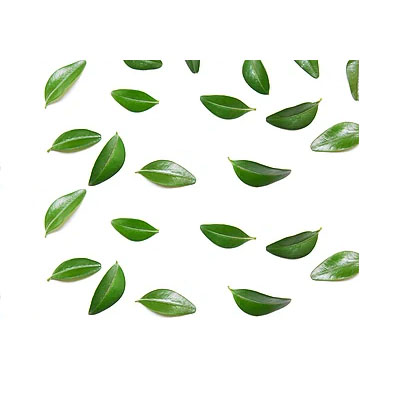
#> input picture Images/l2.jpg, 400 x 400 px
$ python Contour.py
#> lines starting #> are read from the running program, lines starting #| are printed output that depends on the picture; after the words box and inside, x2 and y2 are one past the last pixel; in counts of white or black regions, pixels touching at a corner belong together
from tkinter.tix import IMAGE
import cv2
import numpy as np


img = cv2.imread("Images/l2.jpg")
#> img is the input picture: shape (400, 400, 3); mean B, G, R 230.8, 240, 234.9
img = cv2.resize(img, (400,400))
gray = cv2.cvtColor(img,  cv2.COLOR_BGR2GRAY)
blurred = cv2.GaussianBlur(gray, (15,15), 0)
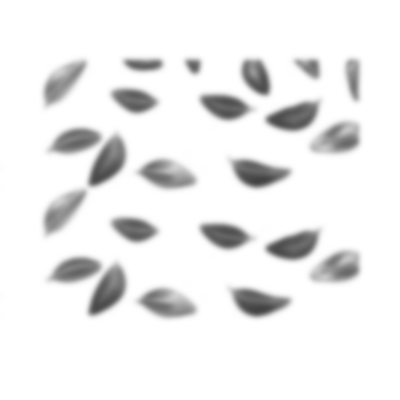
#> blurred: shape (400, 400); min 66, max 255, mean 237.5


canny = cv2.Canny(blurred,30,150,3)
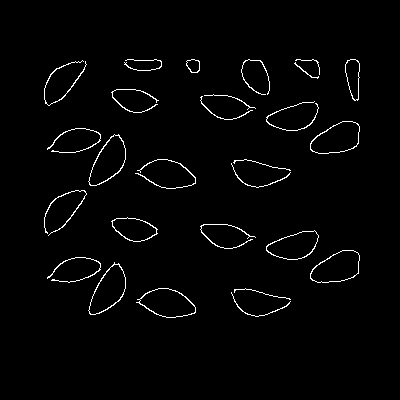
#> canny: shape (400, 400); 1.9% white in thin lines or dots, all inside (x1, y1, x2, y2) = (44, 59, 360, 318)
dilated = cv2.dilate(canny,(1,1), iterations= 2)
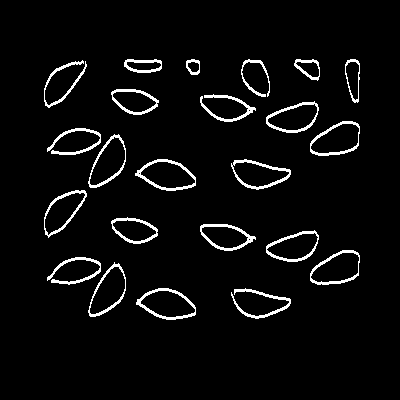
#> dilated: shape (400, 400); 4.5% white in thin lines or dots, all inside (x1, y1, x2, y2) = (44, 59, 360, 320)
(cnt, heirarchy) = cv2.findContours(dilated.copy(), cv2.RETR_EXTERNAL, cv2.CHAIN_APPROX_NONE)
#> cnt = 23 contours; largest, box (x1, y1, x2, y2) and area: (135, 159, 196, 191) 1275, (136, 288, 196, 320) 1271, (310, 121, 360, 156) 1230, (310, 250, 360, 285) 1228, (88, 134, 126, 188) 1187
rgb = cv2.cvtColor(img, cv2.COLOR_RGB2BGR)
cv2.drawContours(rgb,cnt,-1, (0,255,0),2)
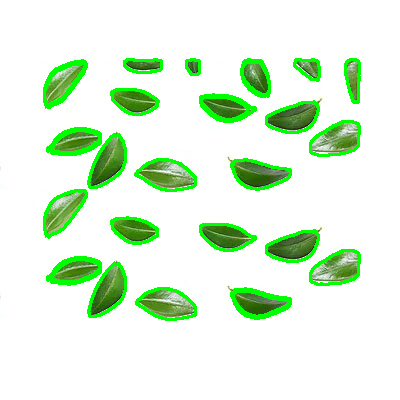
#> rgb: shape (400, 400, 3); mean R, G, B 221.7, 243.2, 218.5


i = 1
for i in range(len(cnt)):

    xs = [x for [(x,y)] in cnt[i]]
    xs.sort()
    xL, xU = xs[0], xs[-1]

    ys = [y for [(x,y)] in cnt[i]]
    ys.sort()
    yL, yU = ys[0], ys[-1]

    rgb = cv2.rectangle(rgb, (xL,yL), (xU, yU), (0,0,255),2)

    cv2.putText(rgb, str(i), (xL, yL-10), cv2.FONT_HERSHEY_SIMPLEX, 0.5, (0,0,0), 2, cv2.LINE_AA)


    cv2.imshow("Try2",rgb)
    cv2.waitKey(100)
#> this loop made 23 passes
#> (xL, xU, yL, yU) on passes 1 to 12: (231, 290, 288, 318), (136, 195, 288, 319), (88, 125, 262, 316), (47, 100, 257, 284), (310, 359, 250, 284), (266, 318, 230, 261), (200, 255, 224, 250), (111, 157, 217, 243), (44, 86, 190, 237), (231, 290, 159, 189), (135, 195, 159, 190), (88, 125, 134, 187)
#> pass 1, `rgb = cv2.rectangle(rgb, (xL,yL), (xU, yU), (0,0,255),2)`:
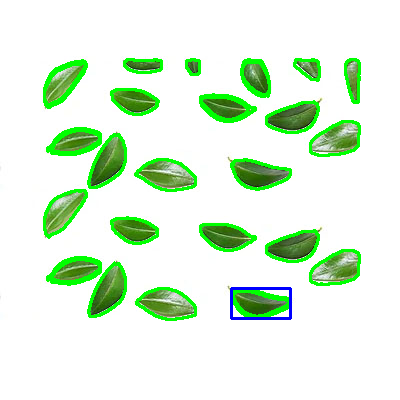
#> rgb: shape (400, 400, 3); 0.33% of pixels changed, all inside (x1, y1, x2, y2) = (230, 287, 292, 320)
#> pass 1, `cv2.imshow("Try2",rgb)`:
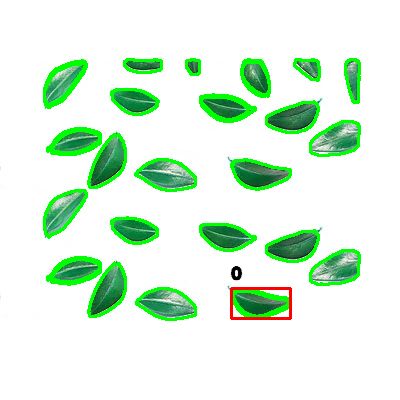
#> window 'Try2': shape (400, 400, 3); mean B, G, R 220.9, 242.2, 218.6
#> after the loop:
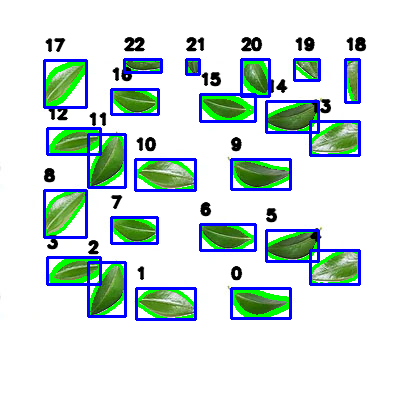
#> rgb: shape (400, 400, 3); mean R, G, B 207.5, 222.2, 221
# cv2.imshow("Try2", blurred)
# cv2.imshow("Try",dilated)
# cv2.imshow("Try1",canny)
cv2.waitKey(0)
print("Coins: ",format(len(cnt)))
#| Coins:  23

$ run again, with Images/l.jpg copied over Images/l2.jpg
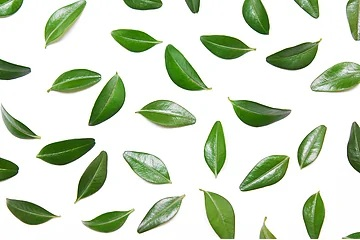
#> input picture Images/l.jpg, 360 x 240 px
#> img is the input picture: shape (240, 360, 3); mean B, G, R 199.9, 220, 209.1
#> img: shape (400, 400, 3)
#> `canny = cv2.Canny(blurred,30,150,3)`:
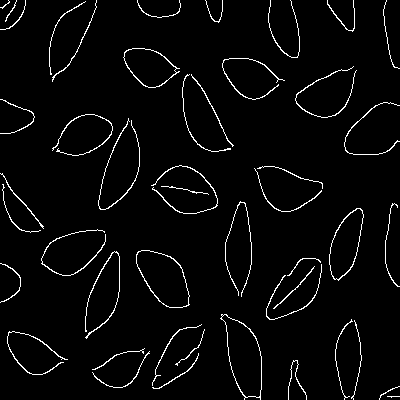
#> canny: shape (400, 400); 3.4% white in thin lines or dots
#> dilated: shape (400, 400); 6.8% white in thin lines or dots
#> cnt = 41 contours; largest, box (x1, y1, x2, y2) and area: (151, 165, 218, 216) 2260, (220, 314, 262, 400) 2154, (136, 250, 190, 310) 2114, (41, 229, 106, 278) 2086, (254, 166, 323, 214) 2052
#> the loop `for i in range(len(cnt)): ` made 41 passes
#> (xL, xU, yL, yU) on passes 1 to 8: (387, 399, 396, 399), (379, 399, 386, 399), (288, 306, 360, 399), (92, 149, 348, 389), (7, 67, 331, 376), (175, 204, 329, 367), (152, 201, 324, 390), (351, 361, 320, 399)
#> after the loop `for i in range(len(cnt)):`:
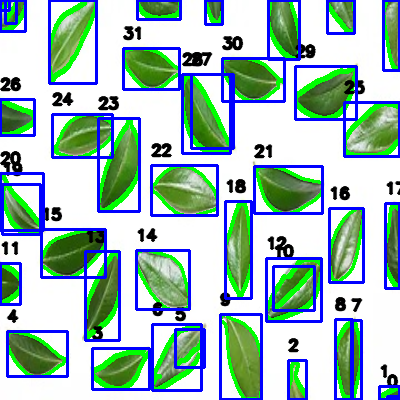
#> rgb: shape (400, 400, 3); mean R, G, B 158.4, 188.9, 184.6
#| Coins:  41
